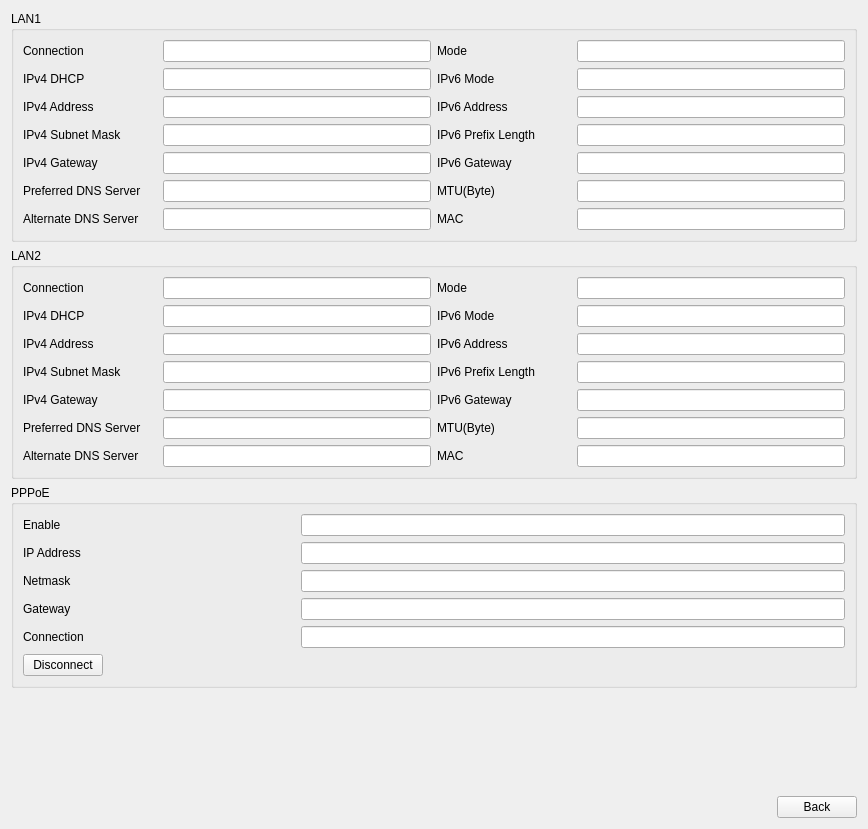
<?xml version="1.0" encoding="UTF-8"?>
<ui version="4.0">
 <class>TabNetwork</class>
 <widget class="QWidget" name="TabNetwork">
  <property name="geometry">
   <rect>
    <x>0</x>
    <y>0</y>
    <width>868</width>
    <height>829</height>
   </rect>
  </property>
  <property name="windowTitle">
   <string>Form</string>
  </property>
  <layout class="QVBoxLayout" name="verticalLayout">
   <item>
    <widget class="QGroupBox" name="groupBox_lan1">
     <property name="title">
      <string>LAN1</string>
     </property>
     <property name="flat">
      <bool>true</bool>
     </property>
     <layout class="QGridLayout" name="gridLayout_7">
      <item row="6" column="1">
       <widget class="QLineEdit" name="lineEdit_alternateDNS">
        <property name="contextMenuPolicy">
         <enum>Qt::NoContextMenu</enum>
        </property>
        <property name="readOnly">
         <bool>true</bool>
        </property>
       </widget>
      </item>
      <item row="2" column="0">
       <widget class="QLabel" name="label_ipv4Address">
        <property name="text">
         <string>IPv4 Address</string>
        </property>
       </widget>
      </item>
      <item row="2" column="2">
       <widget class="QLabel" name="label_ipv6Address">
        <property name="text">
         <string>IPv6 Address</string>
        </property>
       </widget>
      </item>
      <item row="6" column="0">
       <widget class="QLabel" name="label_alternateDNS">
        <property name="text">
         <string>Alternate DNS Server</string>
        </property>
       </widget>
      </item>
      <item row="0" column="0">
       <widget class="QLabel" name="label_connection">
        <property name="sizePolicy">
         <sizepolicy hsizetype="Preferred" vsizetype="Preferred">
          <horstretch>1</horstretch>
          <verstretch>0</verstretch>
         </sizepolicy>
        </property>
        <property name="text">
         <string>Connection</string>
        </property>
       </widget>
      </item>
      <item row="1" column="1">
       <widget class="QLineEdit" name="lineEdit_ipv4DHCP">
        <property name="contextMenuPolicy">
         <enum>Qt::NoContextMenu</enum>
        </property>
        <property name="readOnly">
         <bool>true</bool>
        </property>
       </widget>
      </item>
      <item row="1" column="0">
       <widget class="QLabel" name="label_ipv4DHCP">
        <property name="text">
         <string>IPv4 DHCP</string>
        </property>
       </widget>
      </item>
      <item row="0" column="1">
       <widget class="QLineEdit" name="lineEdit_connection">
        <property name="sizePolicy">
         <sizepolicy hsizetype="Expanding" vsizetype="Fixed">
          <horstretch>2</horstretch>
          <verstretch>0</verstretch>
         </sizepolicy>
        </property>
        <property name="contextMenuPolicy">
         <enum>Qt::NoContextMenu</enum>
        </property>
        <property name="readOnly">
         <bool>true</bool>
        </property>
       </widget>
      </item>
      <item row="4" column="1">
       <widget class="QLineEdit" name="lineEdit_ipv4Gateway">
        <property name="contextMenuPolicy">
         <enum>Qt::NoContextMenu</enum>
        </property>
        <property name="readOnly">
         <bool>true</bool>
        </property>
       </widget>
      </item>
      <item row="4" column="2">
       <widget class="QLabel" name="label_ipv6Gateway">
        <property name="text">
         <string>IPv6 Gateway</string>
        </property>
       </widget>
      </item>
      <item row="2" column="1">
       <widget class="QLineEdit" name="lineEdit_ipv4Address">
        <property name="contextMenuPolicy">
         <enum>Qt::NoContextMenu</enum>
        </property>
        <property name="readOnly">
         <bool>true</bool>
        </property>
       </widget>
      </item>
      <item row="5" column="2">
       <widget class="QLabel" name="label_mtu">
        <property name="text">
         <string>MTU(Byte)</string>
        </property>
       </widget>
      </item>
      <item row="3" column="3">
       <widget class="QLineEdit" name="lineEdit_ipv6PrefixLength">
        <property name="contextMenuPolicy">
         <enum>Qt::NoContextMenu</enum>
        </property>
        <property name="readOnly">
         <bool>true</bool>
        </property>
       </widget>
      </item>
      <item row="6" column="2">
       <widget class="QLabel" name="label_mac">
        <property name="text">
         <string>MAC</string>
        </property>
       </widget>
      </item>
      <item row="5" column="0">
       <widget class="QLabel" name="label_preferredDNS">
        <property name="text">
         <string>Preferred DNS Server</string>
        </property>
       </widget>
      </item>
      <item row="3" column="0">
       <widget class="QLabel" name="label_ipv4SubnetMask">
        <property name="text">
         <string>IPv4 Subnet Mask</string>
        </property>
       </widget>
      </item>
      <item row="0" column="3">
       <widget class="QLineEdit" name="lineEdit_mode">
        <property name="sizePolicy">
         <sizepolicy hsizetype="Expanding" vsizetype="Fixed">
          <horstretch>2</horstretch>
          <verstretch>0</verstretch>
         </sizepolicy>
        </property>
        <property name="contextMenuPolicy">
         <enum>Qt::NoContextMenu</enum>
        </property>
        <property name="readOnly">
         <bool>true</bool>
        </property>
       </widget>
      </item>
      <item row="3" column="2">
       <widget class="QLabel" name="label_ipv6PrefixLength">
        <property name="text">
         <string>IPv6 Prefix Length</string>
        </property>
       </widget>
      </item>
      <item row="1" column="2">
       <widget class="QLabel" name="label_ipv6Mode">
        <property name="text">
         <string>IPv6 Mode</string>
        </property>
       </widget>
      </item>
      <item row="0" column="2">
       <widget class="QLabel" name="label_mode">
        <property name="sizePolicy">
         <sizepolicy hsizetype="Preferred" vsizetype="Preferred">
          <horstretch>1</horstretch>
          <verstretch>0</verstretch>
         </sizepolicy>
        </property>
        <property name="text">
         <string>Mode</string>
        </property>
       </widget>
      </item>
      <item row="4" column="0">
       <widget class="QLabel" name="label_ipv4Gateway">
        <property name="text">
         <string>IPv4 Gateway</string>
        </property>
       </widget>
      </item>
      <item row="1" column="3">
       <widget class="QLineEdit" name="lineEdit_ipv6Mode">
        <property name="contextMenuPolicy">
         <enum>Qt::NoContextMenu</enum>
        </property>
        <property name="readOnly">
         <bool>true</bool>
        </property>
       </widget>
      </item>
      <item row="5" column="1">
       <widget class="QLineEdit" name="lineEdit_preferredDNS">
        <property name="contextMenuPolicy">
         <enum>Qt::NoContextMenu</enum>
        </property>
        <property name="readOnly">
         <bool>true</bool>
        </property>
       </widget>
      </item>
      <item row="3" column="1">
       <widget class="QLineEdit" name="lineEdit_ipv4SubnetMask">
        <property name="contextMenuPolicy">
         <enum>Qt::NoContextMenu</enum>
        </property>
        <property name="readOnly">
         <bool>true</bool>
        </property>
       </widget>
      </item>
      <item row="2" column="3">
       <widget class="QLineEdit" name="lineEdit_ipv6Address">
        <property name="contextMenuPolicy">
         <enum>Qt::NoContextMenu</enum>
        </property>
        <property name="readOnly">
         <bool>true</bool>
        </property>
       </widget>
      </item>
      <item row="4" column="3">
       <widget class="QLineEdit" name="lineEdit_ipv6Gateway">
        <property name="contextMenuPolicy">
         <enum>Qt::NoContextMenu</enum>
        </property>
        <property name="readOnly">
         <bool>true</bool>
        </property>
       </widget>
      </item>
      <item row="5" column="3">
       <widget class="QLineEdit" name="lineEdit_mtu">
        <property name="contextMenuPolicy">
         <enum>Qt::NoContextMenu</enum>
        </property>
        <property name="readOnly">
         <bool>true</bool>
        </property>
       </widget>
      </item>
      <item row="6" column="3">
       <widget class="QLineEdit" name="lineEdit_mac">
        <property name="contextMenuPolicy">
         <enum>Qt::NoContextMenu</enum>
        </property>
        <property name="readOnly">
         <bool>true</bool>
        </property>
       </widget>
      </item>
     </layout>
    </widget>
   </item>
   <item>
    <widget class="QGroupBox" name="groupBox_lan2">
     <property name="title">
      <string>LAN2</string>
     </property>
     <property name="flat">
      <bool>true</bool>
     </property>
     <layout class="QGridLayout" name="gridLayout_8">
      <item row="6" column="1">
       <widget class="QLineEdit" name="lineEdit_alternateDNS_2">
        <property name="contextMenuPolicy">
         <enum>Qt::NoContextMenu</enum>
        </property>
        <property name="readOnly">
         <bool>true</bool>
        </property>
       </widget>
      </item>
      <item row="2" column="0">
       <widget class="QLabel" name="label_ipv4Address_2">
        <property name="text">
         <string>IPv4 Address</string>
        </property>
       </widget>
      </item>
      <item row="2" column="2">
       <widget class="QLabel" name="label_ipv6Address_2">
        <property name="text">
         <string>IPv6 Address</string>
        </property>
       </widget>
      </item>
      <item row="6" column="0">
       <widget class="QLabel" name="label_alternateDNS_2">
        <property name="text">
         <string>Alternate DNS Server</string>
        </property>
       </widget>
      </item>
      <item row="0" column="0">
       <widget class="QLabel" name="label_connection_2">
        <property name="sizePolicy">
         <sizepolicy hsizetype="Preferred" vsizetype="Preferred">
          <horstretch>1</horstretch>
          <verstretch>0</verstretch>
         </sizepolicy>
        </property>
        <property name="text">
         <string>Connection</string>
        </property>
       </widget>
      </item>
      <item row="1" column="1">
       <widget class="QLineEdit" name="lineEdit_ipv4DHCP_2">
        <property name="contextMenuPolicy">
         <enum>Qt::NoContextMenu</enum>
        </property>
        <property name="readOnly">
         <bool>true</bool>
        </property>
       </widget>
      </item>
      <item row="1" column="0">
       <widget class="QLabel" name="label_ipv4DHCP_2">
        <property name="text">
         <string>IPv4 DHCP</string>
        </property>
       </widget>
      </item>
      <item row="0" column="1">
       <widget class="QLineEdit" name="lineEdit_connection_2">
        <property name="sizePolicy">
         <sizepolicy hsizetype="Expanding" vsizetype="Fixed">
          <horstretch>2</horstretch>
          <verstretch>0</verstretch>
         </sizepolicy>
        </property>
        <property name="contextMenuPolicy">
         <enum>Qt::NoContextMenu</enum>
        </property>
        <property name="readOnly">
         <bool>true</bool>
        </property>
       </widget>
      </item>
      <item row="4" column="1">
       <widget class="QLineEdit" name="lineEdit_ipv4Gateway_2">
        <property name="contextMenuPolicy">
         <enum>Qt::NoContextMenu</enum>
        </property>
        <property name="readOnly">
         <bool>true</bool>
        </property>
       </widget>
      </item>
      <item row="4" column="2">
       <widget class="QLabel" name="label_ipv6Gateway_2">
        <property name="text">
         <string>IPv6 Gateway</string>
        </property>
       </widget>
      </item>
      <item row="2" column="1">
       <widget class="QLineEdit" name="lineEdit_ipv4Address_2">
        <property name="contextMenuPolicy">
         <enum>Qt::NoContextMenu</enum>
        </property>
        <property name="readOnly">
         <bool>true</bool>
        </property>
       </widget>
      </item>
      <item row="5" column="2">
       <widget class="QLabel" name="label_mtu_2">
        <property name="text">
         <string>MTU(Byte)</string>
        </property>
       </widget>
      </item>
      <item row="3" column="3">
       <widget class="QLineEdit" name="lineEdit_ipv6PrefixLength_2">
        <property name="contextMenuPolicy">
         <enum>Qt::NoContextMenu</enum>
        </property>
        <property name="readOnly">
         <bool>true</bool>
        </property>
       </widget>
      </item>
      <item row="6" column="2">
       <widget class="QLabel" name="label_mac_2">
        <property name="text">
         <string>MAC</string>
        </property>
       </widget>
      </item>
      <item row="5" column="0">
       <widget class="QLabel" name="label_preferredDNS_2">
        <property name="text">
         <string>Preferred DNS Server</string>
        </property>
       </widget>
      </item>
      <item row="3" column="0">
       <widget class="QLabel" name="label_ipv4SubnetMask_2">
        <property name="text">
         <string>IPv4 Subnet Mask</string>
        </property>
       </widget>
      </item>
      <item row="0" column="3">
       <widget class="QLineEdit" name="lineEdit_mode_2">
        <property name="sizePolicy">
         <sizepolicy hsizetype="Expanding" vsizetype="Fixed">
          <horstretch>2</horstretch>
          <verstretch>0</verstretch>
         </sizepolicy>
        </property>
        <property name="contextMenuPolicy">
         <enum>Qt::NoContextMenu</enum>
        </property>
        <property name="readOnly">
         <bool>true</bool>
        </property>
       </widget>
      </item>
      <item row="3" column="2">
       <widget class="QLabel" name="label_ipv6PrefixLength_2">
        <property name="text">
         <string>IPv6 Prefix Length</string>
        </property>
       </widget>
      </item>
      <item row="1" column="2">
       <widget class="QLabel" name="label_ipv6Mode_2">
        <property name="text">
         <string>IPv6 Mode</string>
        </property>
       </widget>
      </item>
      <item row="0" column="2">
       <widget class="QLabel" name="label_mode_2">
        <property name="sizePolicy">
         <sizepolicy hsizetype="Preferred" vsizetype="Preferred">
          <horstretch>1</horstretch>
          <verstretch>0</verstretch>
         </sizepolicy>
        </property>
        <property name="text">
         <string>Mode</string>
        </property>
       </widget>
      </item>
      <item row="4" column="0">
       <widget class="QLabel" name="label_ipv4Gateway_2">
        <property name="text">
         <string>IPv4 Gateway</string>
        </property>
       </widget>
      </item>
      <item row="1" column="3">
       <widget class="QLineEdit" name="lineEdit_ipv6Mode_2">
        <property name="contextMenuPolicy">
         <enum>Qt::NoContextMenu</enum>
        </property>
        <property name="readOnly">
         <bool>true</bool>
        </property>
       </widget>
      </item>
      <item row="5" column="1">
       <widget class="QLineEdit" name="lineEdit_preferredDNS_2">
        <property name="contextMenuPolicy">
         <enum>Qt::NoContextMenu</enum>
        </property>
        <property name="readOnly">
         <bool>true</bool>
        </property>
       </widget>
      </item>
      <item row="3" column="1">
       <widget class="QLineEdit" name="lineEdit_ipv4SubnetMask_2">
        <property name="contextMenuPolicy">
         <enum>Qt::NoContextMenu</enum>
        </property>
        <property name="readOnly">
         <bool>true</bool>
        </property>
       </widget>
      </item>
      <item row="2" column="3">
       <widget class="QLineEdit" name="lineEdit_ipv6Address_2">
        <property name="contextMenuPolicy">
         <enum>Qt::NoContextMenu</enum>
        </property>
        <property name="readOnly">
         <bool>true</bool>
        </property>
       </widget>
      </item>
      <item row="4" column="3">
       <widget class="QLineEdit" name="lineEdit_ipv6Gateway_2">
        <property name="contextMenuPolicy">
         <enum>Qt::NoContextMenu</enum>
        </property>
        <property name="readOnly">
         <bool>true</bool>
        </property>
       </widget>
      </item>
      <item row="5" column="3">
       <widget class="QLineEdit" name="lineEdit_mtu_2">
        <property name="contextMenuPolicy">
         <enum>Qt::NoContextMenu</enum>
        </property>
        <property name="readOnly">
         <bool>true</bool>
        </property>
       </widget>
      </item>
      <item row="6" column="3">
       <widget class="QLineEdit" name="lineEdit_mac_2">
        <property name="contextMenuPolicy">
         <enum>Qt::NoContextMenu</enum>
        </property>
        <property name="readOnly">
         <bool>true</bool>
        </property>
       </widget>
      </item>
     </layout>
    </widget>
   </item>
   <item>
    <widget class="QGroupBox" name="groupBox_pppoe">
     <property name="title">
      <string>PPPoE</string>
     </property>
     <property name="flat">
      <bool>true</bool>
     </property>
     <layout class="QGridLayout" name="gridLayout_9">
      <item row="0" column="1">
       <widget class="QLineEdit" name="lineEdit_enable">
        <property name="sizePolicy">
         <sizepolicy hsizetype="Expanding" vsizetype="Fixed">
          <horstretch>2</horstretch>
          <verstretch>0</verstretch>
         </sizepolicy>
        </property>
        <property name="contextMenuPolicy">
         <enum>Qt::NoContextMenu</enum>
        </property>
        <property name="readOnly">
         <bool>true</bool>
        </property>
       </widget>
      </item>
      <item row="1" column="1">
       <widget class="QLineEdit" name="lineEdit_ipAddress">
        <property name="contextMenuPolicy">
         <enum>Qt::NoContextMenu</enum>
        </property>
        <property name="readOnly">
         <bool>true</bool>
        </property>
       </widget>
      </item>
      <item row="4" column="0">
       <widget class="QLabel" name="label_connection_3">
        <property name="text">
         <string>Connection</string>
        </property>
       </widget>
      </item>
      <item row="2" column="0">
       <widget class="QLabel" name="label_netmask">
        <property name="text">
         <string>Netmask</string>
        </property>
       </widget>
      </item>
      <item row="3" column="0">
       <widget class="QLabel" name="label_gateway">
        <property name="text">
         <string>Gateway</string>
        </property>
       </widget>
      </item>
      <item row="1" column="0">
       <widget class="QLabel" name="label_ipAddress">
        <property name="text">
         <string>IP Address</string>
        </property>
       </widget>
      </item>
      <item row="4" column="1">
       <widget class="QLineEdit" name="lineEdit_connection_3">
        <property name="contextMenuPolicy">
         <enum>Qt::NoContextMenu</enum>
        </property>
        <property name="readOnly">
         <bool>true</bool>
        </property>
       </widget>
      </item>
      <item row="0" column="0">
       <widget class="QLabel" name="label_enable">
        <property name="sizePolicy">
         <sizepolicy hsizetype="Preferred" vsizetype="Preferred">
          <horstretch>1</horstretch>
          <verstretch>0</verstretch>
         </sizepolicy>
        </property>
        <property name="text">
         <string>Enable</string>
        </property>
       </widget>
      </item>
      <item row="3" column="1">
       <widget class="QLineEdit" name="lineEdit_gateway">
        <property name="contextMenuPolicy">
         <enum>Qt::NoContextMenu</enum>
        </property>
        <property name="readOnly">
         <bool>true</bool>
        </property>
       </widget>
      </item>
      <item row="2" column="1">
       <widget class="QLineEdit" name="lineEdit_netmask">
        <property name="contextMenuPolicy">
         <enum>Qt::NoContextMenu</enum>
        </property>
        <property name="readOnly">
         <bool>true</bool>
        </property>
       </widget>
      </item>
      <item row="5" column="0">
       <widget class="QWidget" name="" native="true">
        <layout class="QHBoxLayout" name="horizontalLayout_3">
         <property name="leftMargin">
          <number>0</number>
         </property>
         <property name="topMargin">
          <number>0</number>
         </property>
         <property name="rightMargin">
          <number>0</number>
         </property>
         <property name="bottomMargin">
          <number>0</number>
         </property>
         <item>
          <widget class="QPushButton" name="pushButton_connect">
           <property name="text">
            <string>Disconnect</string>
           </property>
          </widget>
         </item>
         <item>
          <spacer name="horizontalSpacer_3">
           <property name="orientation">
            <enum>Qt::Horizontal</enum>
           </property>
           <property name="sizeHint" stdset="0">
            <size>
             <width>40</width>
             <height>20</height>
            </size>
           </property>
          </spacer>
         </item>
        </layout>
       </widget>
      </item>
     </layout>
    </widget>
   </item>
   <item>
    <spacer name="verticalSpacer_2">
     <property name="orientation">
      <enum>Qt::Vertical</enum>
     </property>
     <property name="sizeHint" stdset="0">
      <size>
       <width>20</width>
       <height>4</height>
      </size>
     </property>
    </spacer>
   </item>
   <item>
    <layout class="QHBoxLayout" name="horizontalLayout">
     <item>
      <spacer name="horizontalSpacer">
       <property name="orientation">
        <enum>Qt::Horizontal</enum>
       </property>
       <property name="sizeHint" stdset="0">
        <size>
         <width>40</width>
         <height>20</height>
        </size>
       </property>
      </spacer>
     </item>
     <item>
      <widget class="QPushButton" name="pushButtonBack">
       <property name="text">
        <string>Back</string>
       </property>
      </widget>
     </item>
    </layout>
   </item>
  </layout>
 </widget>
 <resources/>
 <connections/>
</ui>
